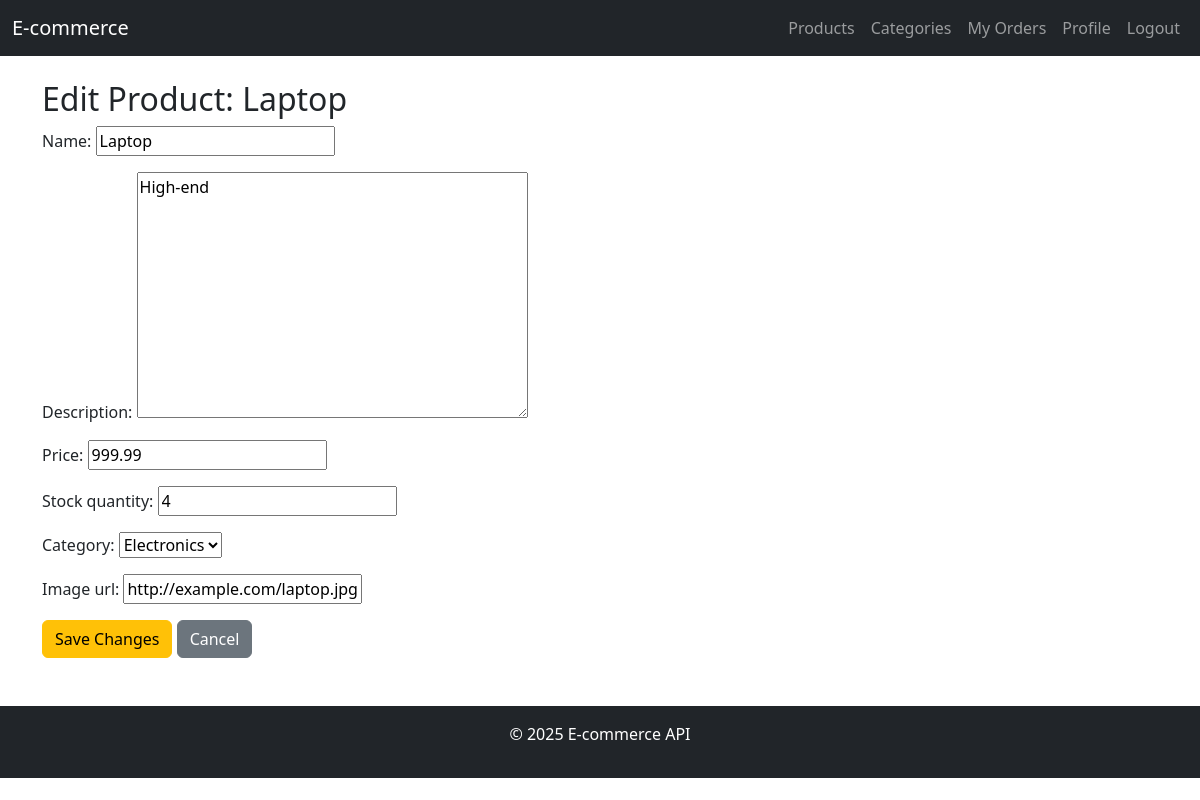
The app's page /products/2/edit/ (signed in) with its own data.
### products/models.py (models this page shows, shortened)
class Product(models.Model):
    name = models.CharField(max_length=100, unique=True, blank=False)  # Required
    description = models.TextField(blank=True)
    price = models.DecimalField(
        max_digits=10, decimal_places=2, blank=False,
        validators=[MinValueValidator(0.01)]  # Price > 0
    )
    category = models.ForeignKey(Category, on_delete=models.CASCADE, related_name='products', default=1)
    stock_quantity = models.PositiveIntegerField(
        default=0, blank=False,
        validators=[MinValueValidator(0)]  # Stock >= 0
    )
    image_url = models.URLField(max_length=200, blank=True)
    created_date = models.DateTimeField(auto_now_add=True)

class Category(models.Model):
    name = models.CharField(max_length=100, unique=True)
    description = models.TextField(blank=True)
    def __str__(self):
        return self.name

### products/views.py (the view)
# urls.py: path('products/<int:pk>/edit/', product_edit_view, name='product_edit'),
@login_required
def product_edit_view(request, pk):
    product = get_object_or_404(Product, pk=pk)
    if request.method == 'POST':
        form = ProductForm(request.POST, instance=product)
        if form.is_valid():
            form.save()
            return redirect('product_detail', pk=product.pk)
    else:
        form = ProductForm(instance=product)
    context = {'form': form, 'product': product}
    return render(request, 'product_edit.html', context)

### products/forms.py
class ProductForm(forms.ModelForm):
    class Meta:
        model = Product
        fields = ['name', 'description', 'price', 'stock_quantity', 'category', 'image_url']

### templates/product_edit.html (shortened to what this page needs)
{% extends "base.html" %}
{% block content %}
<div class="container mt-4">
    <h2>Edit Product: {{ product.name }}</h2>
    <form method="post">
        {{ form.as_p }}
        <button type="submit" class="btn btn-warning">Save Changes</button>
        <a href="{% url 'product_detail' product.id %}" class="btn btn-secondary">Cancel</a>
    </form>
</div>
{% endblock %}

### records on screen
Product: name "Laptop", description "High-end", price "999.99", stock_quantity "4", category "Electronics", image_url "http://example.com/laptop.jpg"
